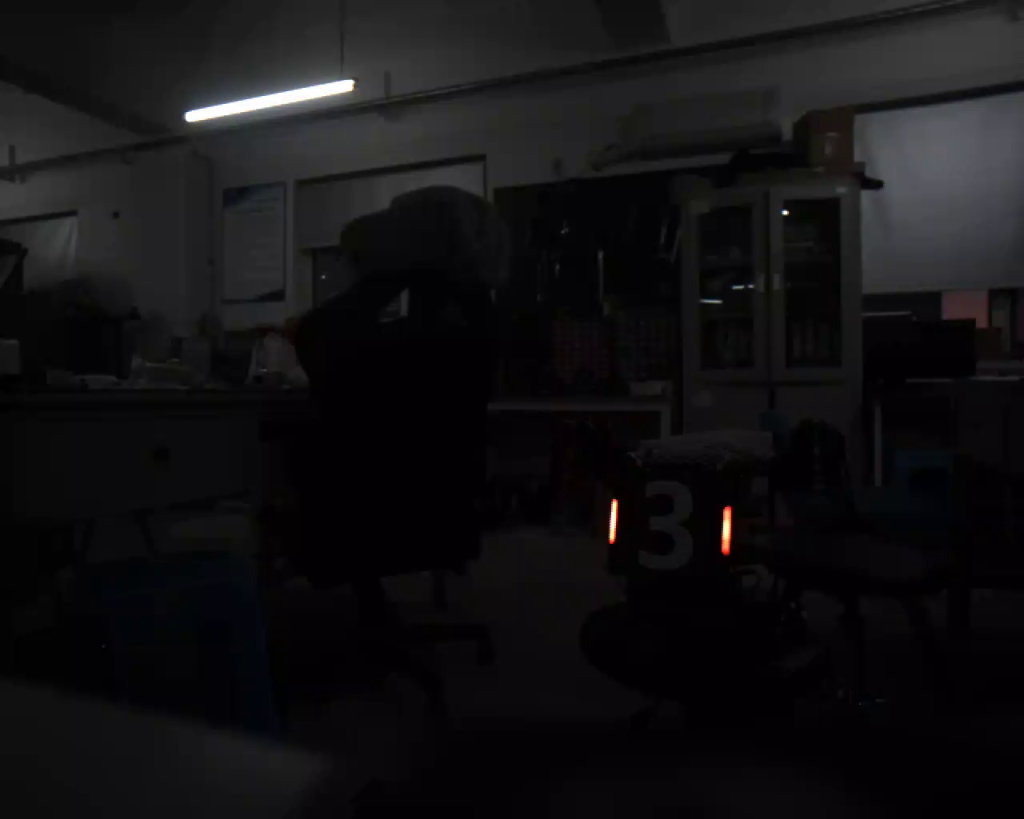
//> input picture assets/armor_red_frame0.png, 1024 x 819 px
$ ./01_pixels   (built with g++ and OpenCV 4)
//> lines starting //> are read from the running program, lines starting //| are printed output that depends on the picture; after the words box and inside, x2 and y2 are one past the last pixel; in counts of white or black regions, pixels touching at a corner belong together
#include <opencv2/opencv.hpp>
#include <algorithm>
#include <fstream>
#include <iostream>
#include <string>

#ifndef PROJECT_ROOT
#define PROJECT_ROOT "."
#endif

int main() {
    const std::string root = PROJECT_ROOT;
    const std::string image_path = root + "/assets/armor_red_frame0.png";
    cv::Mat img = cv::imread(image_path, cv::IMREAD_COLOR);
//> img is the input picture: 819 rows x 1024 cols, CV_8UC3; mean B, G, R 19.4, 17.2, 18.5
    if (img.empty()) {
        std::cerr << "无法读取图像: " << image_path << std::endl;
        return 1;
    }

    std::ofstream out(root + "/results/01_pixels.txt");
    auto log = [&](const std::string& line) {
        std::cout << line << std::endl;
        out << line << std::endl;
    };

    log("=== 练习 01：像素、通道与坐标 ===");
    log("输入: assets/armor_red_frame0.png（讲义图 1 的显示缩放版）");
    log("");
    log("[图像基本信息]");
    log("rows(高) = " + std::to_string(img.rows) + ", cols(宽) = " + std::to_string(img.cols));
    log("channels = " + std::to_string(img.channels()));
    log("type = " + std::to_string(img.type()) + " , CV_8UC3 = " + std::to_string(CV_8UC3));
    log("depth = " + std::to_string(img.depth()) + " , CV_8U = " + std::to_string(CV_8U));
    log("step[0](每行字节数) = " + std::to_string(img.step[0]) + " = cols * channels = " +
        std::to_string(img.cols * img.channels()));
    log("像素数据总量 = rows * step = " +
        std::to_string(static_cast<long long>(img.rows) * img.step[0]) + " 字节");
    log("");
    log("[坐标与通道约定]");
    log("访问方式 img.at<cv::Vec3b>(y, x)：先写行 y，再写列 x");
    log("Vec3b[0]=B, [1]=G, [2]=R；OpenCV 默认彩色图是 BGR 而非 RGB");
    log("讲义主例是 1280x1024 原始帧，本图为其 0.8 倍缩放版，坐标换算 x'=0.8x, y'=0.8y");
    log("");
    log("[讲义图 2 的四个像素在本图上的实测值]");

    auto describe = [&](int x0, int y0) {
        const int x = cvRound(x0 * 0.8), y = cvRound(y0 * 0.8);
        if (x < 0 || x >= img.cols || y < 0 || y >= img.rows) return;
        const cv::Vec3b p = img.at<cv::Vec3b>(y, x);
        const int B = p[0], G = p[1], R = p[2];
        const int S = std::max(R - B, 0);
        log("原图(" + std::to_string(x0) + "," + std::to_string(y0) + ") -> 本图(" +
            std::to_string(x) + "," + std::to_string(y) + ")  B=" + std::to_string(B) +
            " G=" + std::to_string(G) + " R=" + std::to_string(R) +
            "  S=max(R-B,0)=" + std::to_string(S));
    };
    describe(912, 662);  // 灯条边缘
    describe(907, 662);  // 灯条中心
    describe(914, 662);  // 灯条外侧
    describe(900, 662);  // 背景

    const int row = cvRound(662 * 0.8);
    int best_x = -1, best_s = -1;
    for (int x = 550; x < 800 && x < img.cols; ++x) {
        const cv::Vec3b p = img.at<cv::Vec3b>(row, x);
        const int s = std::max(int(p[2]) - int(p[0]), 0);
        if (s > best_s) { best_s = s; best_x = x; }
    }
//> this loop made 250 passes
//> (p, s, best_s) on passes 1, 40, 41, 42, 46, 47, 51, 52, 53, 54, 59, 60: ([13, 10, 12], 0, 0), ([10, 9, 11], 1, 1), ([7, 8, 10], 3, 3), ([5, 7, 9], 4, 4), ([3, 6, 10], 7, 7), ([3, 6, 11], 8, 8), ([4, 9, 15], 11, 11), ([4, 9, 17], 13, 13), ([5, 8, 19], 14, 14), ([3, 8, 21], 18, 18), ([24, 20, 44], 20, 20), ([57, 71, 115], 58, 58)
//> (p, s) on passes 2 to 7: ([13, 10, 11], 0), ([12, 9, 10], 0), ([12, 9, 10], 0), ([12, 9, 10], 0), ([12, 9, 10], 0), ([12, 9, 10], 0)
//> after the loop, best_s = 205; best_x = 730
    log("");
    log("[第 " + std::to_string(row) + " 行扫描 x=550..799]");
    log("红色差分数最大的像素: x=" + std::to_string(best_x) + ", S=" + std::to_string(best_s));
    log("说明: 中心更亮但 S 更小，因为发白区域 B 通道同样很大；分数保留的是红蓝差异，不是亮度");

    cv::Rect roi(690, 490, 90, 85);
    roi &= cv::Rect(0, 0, img.cols, img.rows);
//> roi = Rect(690, 490, 90, 85)
    cv::Mat patch = img(roi).clone();
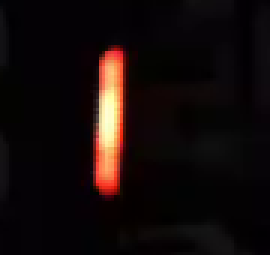
//> patch: 85 rows x 90 cols, CV_8UC3 (shown 3 times larger); mean B, G, R 10.2, 10.8, 19.7
    const int k = 8;
    cv::Mat zoom;
    cv::resize(patch, zoom, cv::Size(patch.cols * k, patch.rows * k), 0, 0, cv::INTER_NEAREST);
    for (int i = 0; i <= patch.cols; ++i)
        cv::line(zoom, cv::Point(i * k, 0), cv::Point(i * k, zoom.rows), cv::Scalar(70, 70, 70), 1);
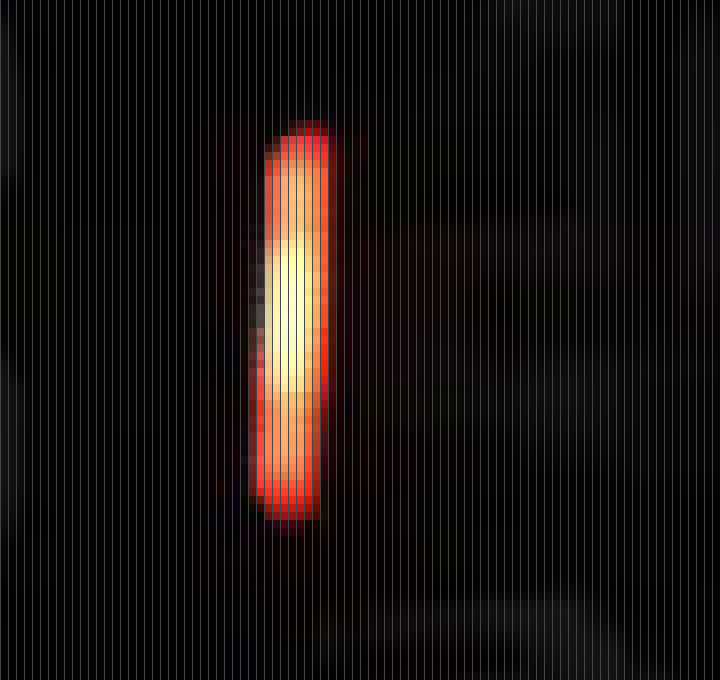
//> zoom: 680 rows x 720 cols, CV_8UC3; mean B, G, R 17.7, 18.2, 26
    for (int j = 0; j <= patch.rows; ++j)
        cv::line(zoom, cv::Point(0, j * k), cv::Point(zoom.cols, j * k), cv::Scalar(70, 70, 70), 1);
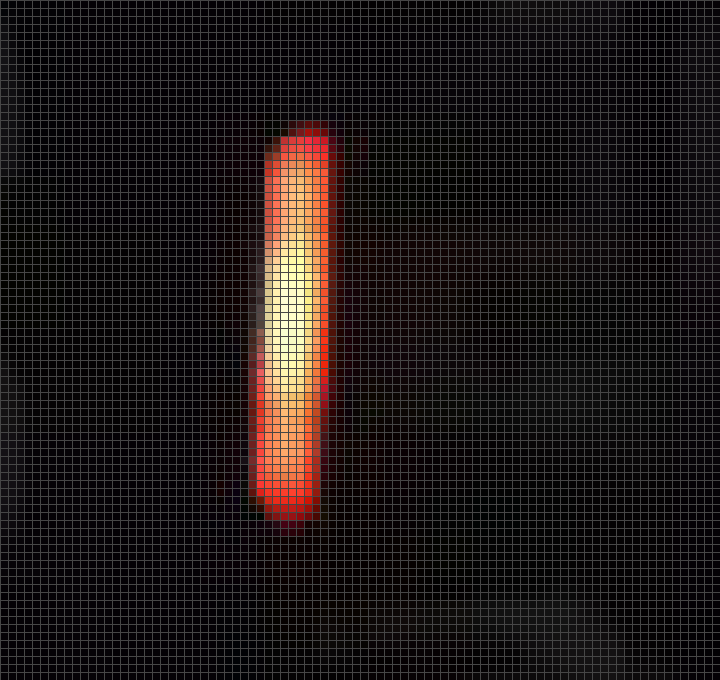
//> zoom: 680 rows x 720 cols, CV_8UC3; 10.94% of pixels changed, all inside (x1, y1, x2, y2) = (1, 0, 720, 673)
    cv::imwrite(root + "/results/01_zoom.png", zoom);
    log("");
    log("已保存 results/01_zoom.png（右灯条附近 8 倍最近邻放大，网格为单个像素）");
    return 0;
}
